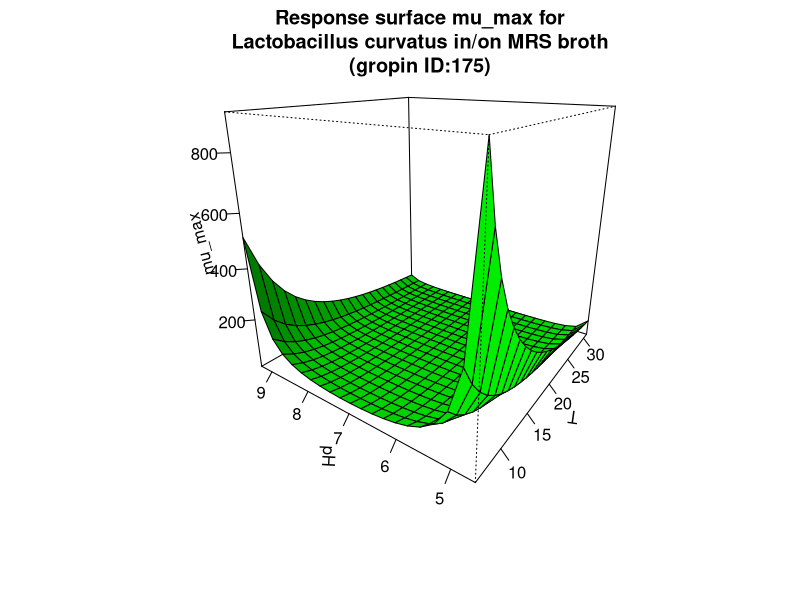

Recreate this plot in R.
#############################
# start of Parameter script
#############################
T <- seq(5.99400599400599,31.031,length.out=21)
pH <- seq(4.5954045954046,9.3093,length.out=21)
#############################
# end of Parameter script
#############################
############################# 
# start of Model script Gropin ID 175 
#############################
 
# constant coefficients for this model
 
variables <- data.frame(T,pH)
argumentsPar <- expand.grid(variables)
 
# heart of the model
response_surface <- function(T,pH) {
   mumax <-1/(0.00000418*((pH-4.26)^2)*((pH-9.77)^2)*((T+3.27)^2))

return(mumax=mumax)
} 

# output parameters
mumax <- cbind(argumentsPar,response_surface(argumentsPar['T'],argumentsPar['pH']))
colnames(mumax) <- c(colnames(argumentsPar),'mumax')
#############################
# End of Model script
#############################
############################# 
# start of Visualisation script Gropin ID 175 
#############################
persp(T,pH,matrix(unlist(mumax$mumax),nrow=21),col = 'green',xlab='T',ylab='pH',zlab='mu_max',main='Response surface mu_max for
Lactobacillus curvatus in/on MRS broth
(gropin ID:175)',theta=305,phi=20,shade=0.25,ticktype = 'detailed')
#############################
# End of Visualisation script
#############################
